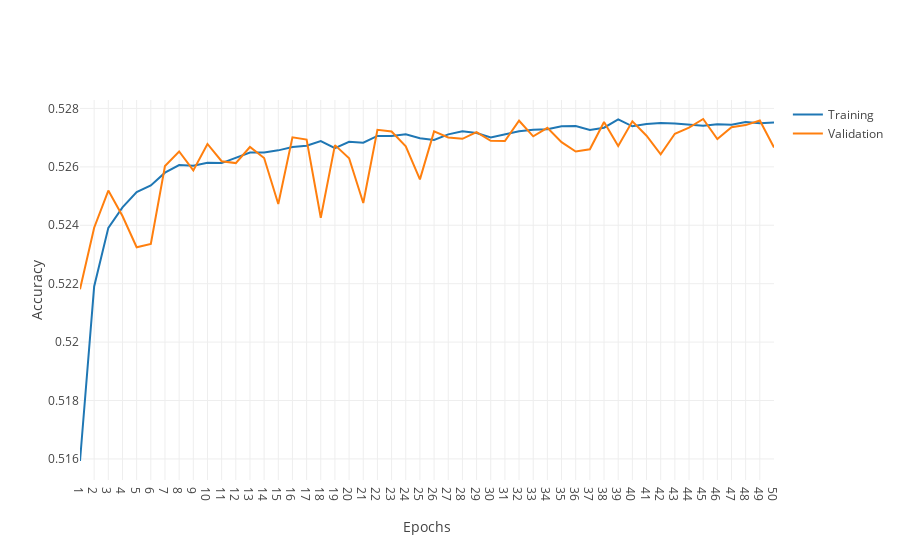

The code cell stored with this chart in its notebook:
### Code cell
import plotly.graph_objects as go

epochs = list(range(1,len(fit_log_1_5.history['binary_accuracy'])+1))
training_accuracy = fit_log_1_5.history['binary_accuracy']
validation_accuracy = fit_log_1_5.history['val_binary_accuracy']

fig = go.Figure()
fig.add_trace(go.Scatter(
    x=epochs,
    y=training_accuracy,
    mode='lines',
    name='Training'))
fig.add_trace(go.Scatter(
    x=epochs,
    y=validation_accuracy,
    mode='lines',
    name='Validation'))
fig.update_layout(
    template='none',
    xaxis_title='Epochs',
    yaxis_title="Accuracy")
fig.update_xaxes(tick0=0, dtick=1)
# fig.update_yaxes(range=[0.5,1])
fig.show()
fig.write_image(f'../images/model_1_5_accuracy.png', scale=5)
pd.DataFrame({'epoch': epochs, 'training_accuracy':training_accuracy, 'validation_accuracy':validation_accuracy}).to_csv('../images/model_1_5_accuracy.csv', index=False)

### Figure 1 — Plotly figure (JSON) as saved in the notebook; plotly's stock layout.template omitted (floating-point values rounded to 4 significant figures)
{"data": [{"mode": "lines", "name": "Training", "type": "scatter", "x": [1, 2, 3, 4, 5, 6, 7, 8, 9, 10, 11, 12, 13, 14, 15, 16, 17, 18, 19, 20, 21, 22, 23, 24, 25, 26, 27, 28, 29, 30, 31, 32, 33, 34, 35, 36, 37, 38, 39, 40, 41, 42, 43, 44, 45, 46, 47, 48, 49, 50], "y": [0.5159, 0.5219, 0.5239, 0.5246, 0.5251, 0.5254, 0.5258, 0.5261, 0.526, 0.5261, 0.5261, 0.5263, 0.5265, 0.5265, 0.5266, 0.5267, 0.5267, 0.5269, 0.5266, 0.5269, 0.5268, 0.5271, 0.5271, 0.5271, 0.527, 0.5269, 0.5271, 0.5272, 0.5272, 0.527, 0.5271, 0.5272, 0.5273, 0.5273, 0.5274, 0.5274, 0.5273, 0.5273, 0.5276, 0.5274, 0.5275, 0.5275, 0.5275, 0.5275, 0.5274, 0.5275, 0.5274, 0.5275, 0.5275, 0.5275]}, {"mode": "lines", "name": "Validation", "type": "scatter", "x": [1, 2, 3, 4, 5, 6, 7, 8, 9, 10, 11, 12, 13, 14, 15, 16, 17, 18, 19, 20, 21, 22, 23, 24, 25, 26, 27, 28, 29, 30, 31, 32, 33, 34, 35, 36, 37, 38, 39, 40, 41, 42, 43, 44, 45, 46, 47, 48, 49, 50], "y": [0.5218, 0.5239, 0.5252, 0.5243, 0.5232, 0.5234, 0.526, 0.5265, 0.5259, 0.5268, 0.5262, 0.5261, 0.5267, 0.5263, 0.5247, 0.527, 0.5269, 0.5243, 0.5267, 0.5263, 0.5248, 0.5273, 0.5272, 0.5267, 0.5256, 0.5272, 0.527, 0.527, 0.5272, 0.5269, 0.5269, 0.5276, 0.527, 0.5273, 0.5268, 0.5265, 0.5266, 0.5275, 0.5267, 0.5276, 0.5271, 0.5264, 0.5271, 0.5273, 0.5276, 0.527, 0.5274, 0.5274, 0.5276, 0.5267]}], "layout": {"xaxis": {"dtick": 1, "tick0": 0, "title": {"text": "Epochs"}}, "yaxis": {"title": {"text": "Accuracy"}}}}
